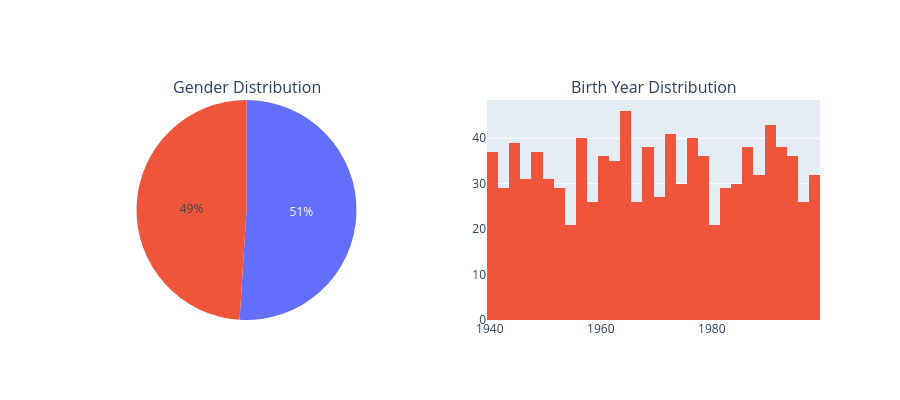

Notebook cell for this chart:
### Code cell
# Visualize patient demographics
fig = make_subplots(
    rows=1, cols=2,
    subplot_titles=('Gender Distribution', 'Birth Year Distribution'),
    specs=[[{'type': 'pie'}, {'type': 'histogram'}]]  # Specify subplot types
)

# Gender distribution
gender_map = {8507: 'Male', 8532: 'Female'}
gender_counts = person_df.group_by('gender_concept_id').count()
gender_counts = gender_counts.with_columns(
    pl.col('gender_concept_id').map_elements(lambda x: gender_map.get(x, 'Unknown')).alias('gender')
)

fig.add_trace(
    go.Pie(labels=gender_counts['gender'], values=gender_counts['count']),
    row=1, col=1
)

# Birth year distribution
fig.add_trace(
    go.Histogram(x=person_df['year_of_birth'], nbinsx=30),
    row=1, col=2
)

fig.update_layout(height=400, showlegend=False)
fig.show()

### Figure 1 — Plotly figure (JSON) as saved in the notebook; plotly's stock layout.template omitted (floating-point values rounded to 4 significant figures; data arrays with more than 128 entries replaced by an {"elided": "..."} marker saying what was removed)
{"data": [{"domain": {"x": [0, 0.45], "y": [0, 1]}, "labels": ["Female", "Male"], "type": "pie", "values": [510, 490]}, {"nbinsx": 30, "type": "histogram", "x": {"elided": "1000 int values"}, "xaxis": "x", "yaxis": "y"}], "layout": {"annotations": [{"font": {"size": 16}, "showarrow": false, "text": "Gender Distribution", "x": 0.225, "xanchor": "center", "xref": "paper", "y": 1, "yanchor": "bottom", "yref": "paper"}, {"font": {"size": 16}, "showarrow": false, "text": "Birth Year Distribution", "x": 0.775, "xanchor": "center", "xref": "paper", "y": 1, "yanchor": "bottom", "yref": "paper"}], "height": 400, "showlegend": false, "xaxis": {"anchor": "y", "domain": [0.55, 1]}, "yaxis": {"anchor": "x", "domain": [0, 1]}}}
